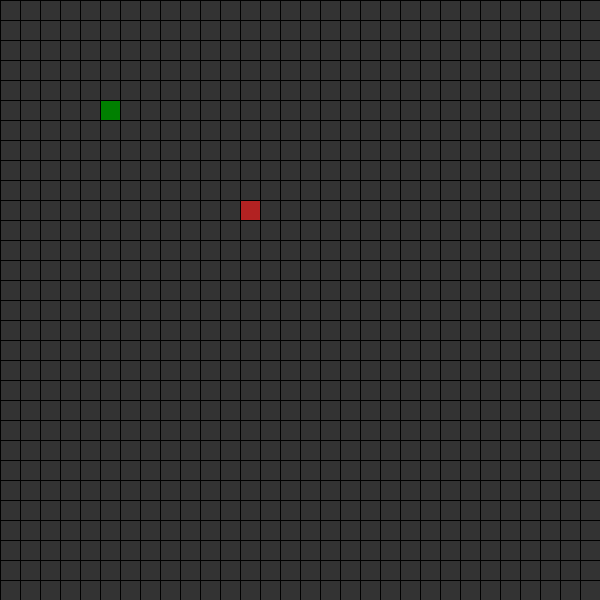
Frame 1 (no input)
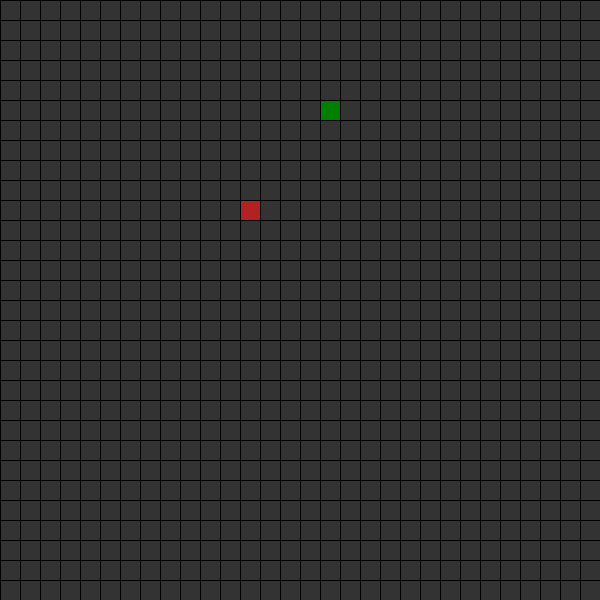
Frame 60 (the mouse pressed at the canvas centre just before this capture)
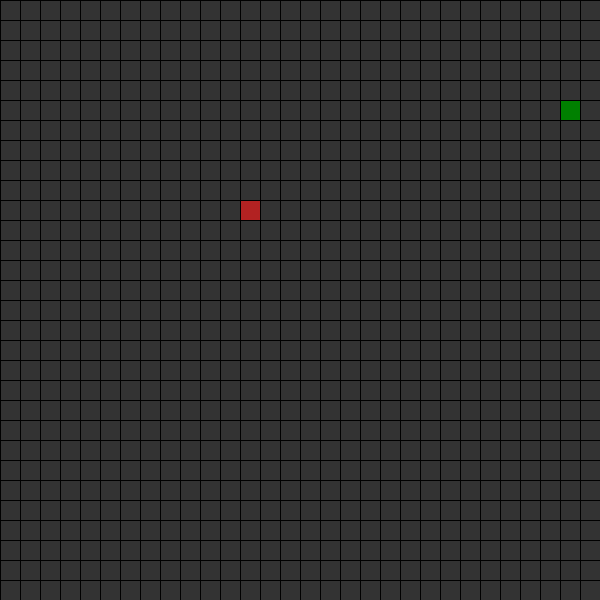
Frame 120 (the mouse held since frame 60 and released just before this capture)

The Processing sketch that drew these frames (run headless with seeded random() and noise(); from frame 60 on, the mouse is pressed at the canvas centre):

// Processing sketch: snake
// ── snake.pde
ArrayList <Integer> x = new ArrayList <Integer> ();
ArrayList <Integer> y = new ArrayList <Integer> ();

int w = 30; // width
int h = 30; // height
int bs = 20; // base
int dir = 2; // direzione
int foodx = 12; // coordinata x del cibo
int foody = 10; // coordinata y del cibo
int punti = 0; // punteggio del giocatore

private final static color red = #b22222; // firebrick
private final static color green = #008000; // green
private final static color black = #000000; // nero
private final static color white = #c0c0c0; // silver

int[] dx = {0, 0, 1, -1}; // direzione x
int[] dy = {1, -1, 0, 0}; // direzione y
// l'ordine è giù, su, destra, sinistra

boolean gameover = false; // booleano per il gameover

void setup () {
  size (600, 600); // le dimensioni sono w*bs e h*bs
  x.add(5); // aggiunge al vettore x 5
  y.add(5); // aggiunge al vettore y 5
}

void draw () {
  background (51); // sfondo del campo da gioco
  
  /* creazione di una matrice da usare come campo da gioco */
  for (int a = 0; a < w; a++) line(a*bs, 0, a*bs, height);
  for (int a = 0; a < h; a++) line(0, a*bs, width, a*bs);
  
  for (int a = 0; a < x.size(); a++) {
    fill(green); // colore snake 
    rect(x.get(a)*bs, y.get(a)*bs, bs, bs); // forma della testa dello snake
  }
  
  // se siamo ancora in partita, non abbiamo perso
  if (!gameover) {
    fill(red); // colore cibo
    rect(foodx*bs, foody*bs, bs ,bs); // forma del cibo 
  
    if (frameCount % 5 == 0) {
      x.add(0, x.get(0) + dx[dir]);
      y.add(0, y.get(0) + dy[dir]);
      
      // controllo se è stato toccato il bordo dello schermo
      if (x.get(0) < 0 || y.get(0) < 0 || x.get(0) >= w || y.get(0) >= h) {
          gameover = true; // imposto gameover a true
      }
      
      // se lo snake sta toccando il cibo, l'ha mangiato
      if (x.get(0) == foodx && y.get(0) == foody) {
        // creo delle nuove cordinate del cibo 
        foodx = (int)random(0, w);
        foody = (int)random(0, h); 
        punti += 5; // aggiornamento punti
      } 
      else {
        x.remove(x.size() - 1); //
        y.remove(y.size() - 1); // evito di creare nuovi pezzi dello snake, eccetto quando mangia il cibo
      }
    }
  }
  else {
    textSize(20); //grandezza del testo
    fill(black); //colore del testo
    background(white); //sfondo della finestra
    text("GAME OVER! punti -->" + punti, 150, 60); // stampa di gameover e punti
  }
  
 }

/* con keyPressed verifico se sto utilizzando i 4 tasti possibili --> W A S D */
void keyPressed() {
  int new_dir = key == 's' ? 0 : (key == 'w' ? 1 : (key == 'd' ? 2 : (key == 'a' ? 3 : -1)));
  
  if (new_dir != -1) dir = new_dir;
}
